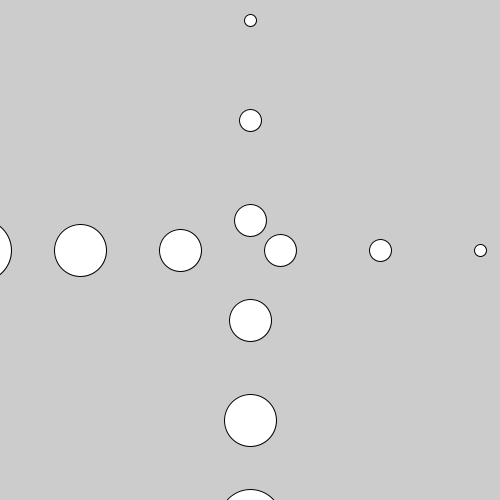
Frame 1 (no input)
Frame 60 (the mouse pressed at the canvas centre just before this capture): identical to frame 1, image omitted
Frame 120 (the mouse held since frame 60 and released just before this capture): identical to frame 1, image omitted

The Processing sketch that drew this single still picture (run headless with seeded random() and noise(); from frame 60 on, the mouse is pressed at the canvas centre):

// Processing sketch: processing_66452
// ── processing_66452.pde


void setup() {
  size(500, 500);

   for (int i = 10; i< 1000; i +=50 ) {
    ellipse(250, i*2, i/5+10, i/5+10);
  }

    for (int j = 10; j< 1000; j +=50 ) {
    ellipse(500-j*2, 250, j/5+10, j/5+10);
  }


 // for (int k = 5; k< 1000; k +=10 ) {
   // ellipse(k, k*2, k/5+10, k/5+10);
// }
}

void draw() {
}
